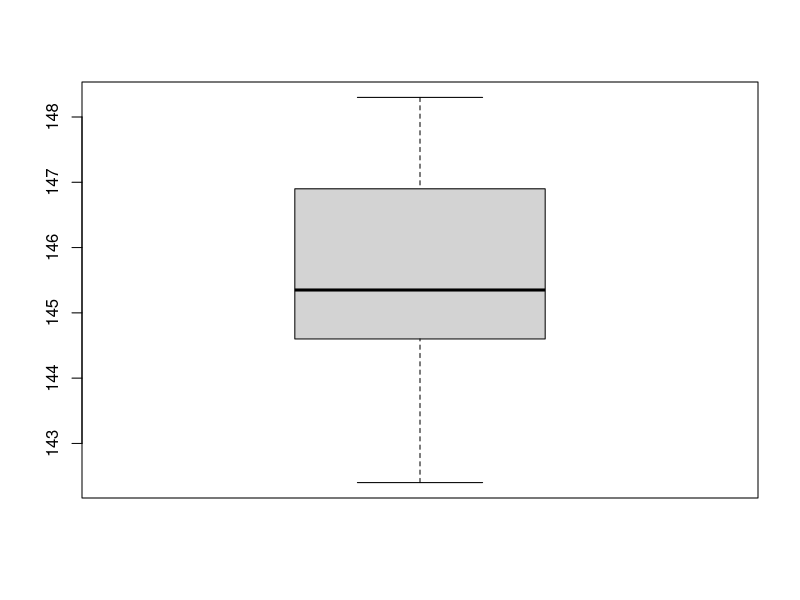

Write the R code that produced this figure.
#July 2014 weight

# for clothes, subtract 0.6 kg (1.3 lbs)
adj=1.3

# step 1, weights with clothes:
wt_with_clothes= c (146.2,147.5,146.0,145.8,146.8,148.2, 148.2, 147.0,146.5,148.0,148.8, 149.6,149.6)
wt_without_clothes = wt_with_clothes - adj
length(wt_without_clothes)

# step 2, weights naked (different days)
wt_naked=c(144.5, 144.6, 144.6, 144.2, 142.4, 144.8,145.8, 144.5,147.0)
length(wt_naked)

# concatinate
wt_July_2014 = c (wt_without_clothes,wt_naked)
length(wt_July_2014)
mean(wt_July_2014)
sd(wt_July_2014)

boxplot(wt_July_2014
        )


